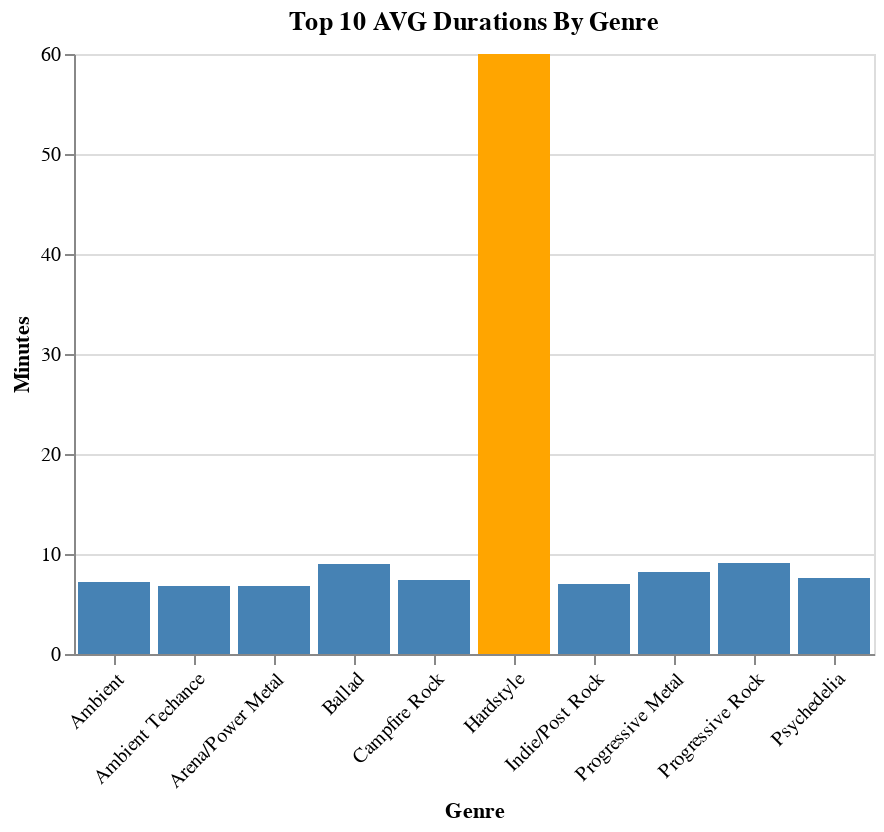

The notebook cell saved with this chart:
### Markdown cell above
And finally let's plot them in Altair highlighting the one with the longest average duration.

### Code cell
top_duration = avg_duration_per_genre.top_k(1, by="Minutes").to_numpy()[0][1]
alt.Chart(top_10_avg_duration, title="Top 10 AVG Durations By Genre").mark_bar().encode(
    x=alt.X('Genre', axis=alt.Axis(labelAngle=-45)),
    y="Minutes",
    color=alt.condition(
        alt.datum.Minutes == top_duration,
        alt.value('orange'),
        alt.value('steelblue')
    )
).properties(width=400)

### Figure 1 — Vega-Lite specification as saved in the notebook (floating-point values rounded to 4 significant figures)
{"config": {"view": {"continuousWidth": 300, "continuousHeight": 300}}, "data": {"name": "data-c77968837f99960cfb444b1ea0b71ef4"}, "mark": {"type": "bar"}, "encoding": {"color": {"condition": {"test": "(datum.Minutes === 60.0)", "value": "orange"}, "value": "steelblue"}, "x": {"axis": {"labelAngle": -45}, "field": "Genre", "type": "nominal"}, "y": {"field": "Minutes", "type": "quantitative"}}, "title": "Top 10 AVG Durations By Genre", "width": 400, "$schema": "https://vega.github.io/schema/vega-lite/v5.15.1.json", "datasets": {"data-c77968837f99960cfb444b1ea0b71ef4": [{"Genre": "Hardstyle", "Minutes": 60.0}, {"Genre": "Progressive Rock", "Minutes": 9.1}, {"Genre": "Ballad", "Minutes": 9.0}, {"Genre": "Progressive Metal", "Minutes": 8.2}, {"Genre": "Psychedelia", "Minutes": 7.6}, {"Genre": "Campfire Rock", "Minutes": 7.4}, {"Genre": "Ambient", "Minutes": 7.2}, {"Genre": "Indie/Post Rock", "Minutes": 7.0}, {"Genre": "Arena/Power Metal", "Minutes": 6.8}, {"Genre": "Ambient Techance", "Minutes": 6.8}]}}
